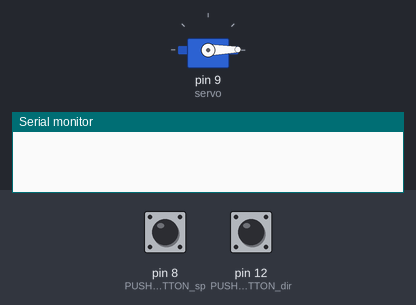
Bench run of a sketch on a simulated Arduino Uno, built with avr-gcc and run on an emulated ATmega328P. Parts: servo, the last lines printed to the serial monitor. Inputs (shaded band) come from the test bench; at power-on: pin 12 (PUSH_BUTTON_dir) LOW, pin 8 (PUSH_BUTTON_sp) LOW.

Above: at 1.2 s.
1.3 s: pin 12 (PUSH_BUTTON_dir) pulled HIGH for 0.15 s
At 1.9 s:
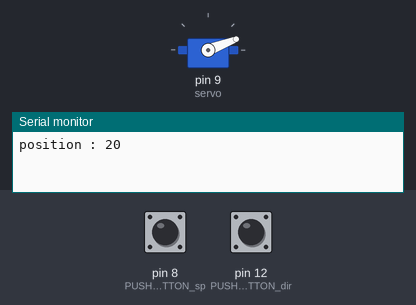
2.9 s: pin 12 (PUSH_BUTTON_dir) pulled HIGH for 1 s
At 4.3 s:
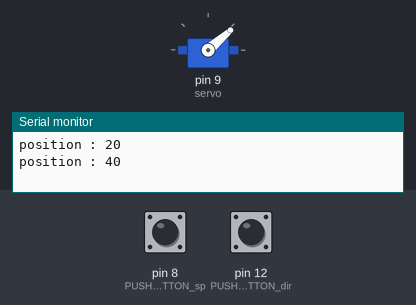
5.4 s: pin 12 (PUSH_BUTTON_dir) pulled HIGH for 0.15 s
At 6.2 s:
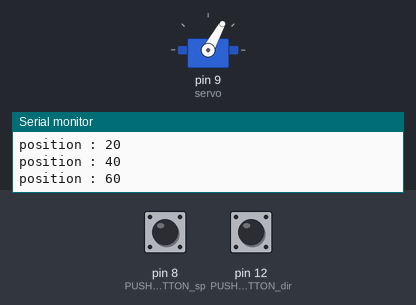
7.0 s: pin 12 (PUSH_BUTTON_dir) pulled HIGH for 3.2 s
At 7.5 s:
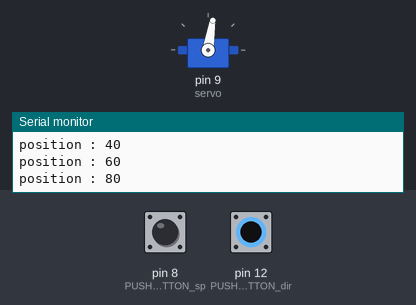
11.7 s: pin 12 (PUSH_BUTTON_dir) pulled HIGH for 0.15 s
At 12.2 s:
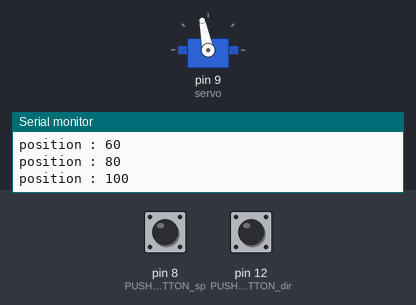
Timing chart, 0 to 14.7 s (numbered marks = the images above; inputs shaded):
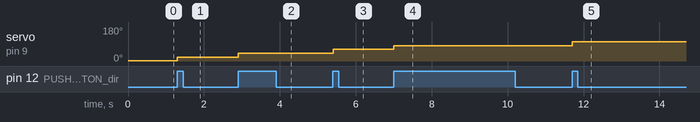

The sketch:

07.servo_speed.ino
```cpp
#include <Servo.h>

const int PUSH_BUTTON_dir = 12;
const int PUSH_BUTTON_sp = 8;

Servo servo;
int pos = 0;
int sp = 0;
int dir = 0;
int del = 0;
int tmp = 0;
int move = 0;
bool flag;
bool flag_sp;

void setup() {
  // put your setup code here, to run once:
  pinMode(PUSH_BUTTON_dir, INPUT);
  pinMode(PUSH_BUTTON_sp, INPUT);
  Serial.begin(9600);
  servo.attach(9);
  servo.write(0);
}
void loop() {

  int button_status_dir = digitalRead(PUSH_BUTTON_dir);
  int button_status_sp = digitalRead(PUSH_BUTTON_sp);

    if( button_status_dir == HIGH )
    {
      move = 1;
      if( dir == 0){
        if ( flag == false )
        {
          tmp = pos;
          pos +=20;
          Serial.print("position : ");
          Serial.println(pos);
          flag = true;
          if( pos == 180)
          {
            dir =1;
          }
          else {}
        }
        else {}
      }

      else if( dir == 1){
        if (flag == false)
        {
          tmp = pos;
          pos -=20;
          Serial.print("position : ");
          Serial.println(pos);
          flag = true;
          if( pos == 0 )
          {
            dir = 0;
          }
          else{}
        }
        else{}
      }
      else{}
    }

    else if( button_status_dir ==LOW ){
      if( flag == true )
      {
        flag =false;
      }
    }
    else{}


    if( button_status_sp == HIGH )
    {
      if( sp == 0){
        if ( flag_sp == false )
        {
          del += 5;
          Serial.print("delay : ");
          Serial.println(del);
          flag_sp = true;
          if( del == 30)
          {
            sp =1;
          }
          else {}
        }
        else {}
      }

      else if( sp == 1){
        if (flag_sp == false)
        {
          del -= 5;
          Serial.print("delay : ");
          Serial.println(del);
          flag_sp= true;
          if( del == 0)
          {
            sp = 0;
          }
          else{}
        }
        else{}
      }
      else{}
    }

    else if( button_status_sp ==LOW ){
      if( flag_sp == true )
      {
        flag_sp =false;
      }
    }
    else{}

    if(move = 1)
    {
      if(dir == 0){
        while(tmp<=pos)
        {
          tmp += 1;
        // Serial.print("position : ");
        // Serial.print(pos);
          servo.write(tmp);
          delay(del);
       }
      }

      move = 0;
    }

}
```

Measured:
- after the input at 1.3 s, servo on pin 9 (servo): 1° → 21° at once
- after the input at 2.9 s, servo on pin 9 (servo): 21° → 41° at once
- after the input at 5.4 s, servo on pin 9 (servo): 41° → 61° at once
- after the input at 7.0 s, servo on pin 9 (servo): 61° → 81° at once
- after the input at 11.7 s, servo on pin 9 (servo): 81° → 101° at once
